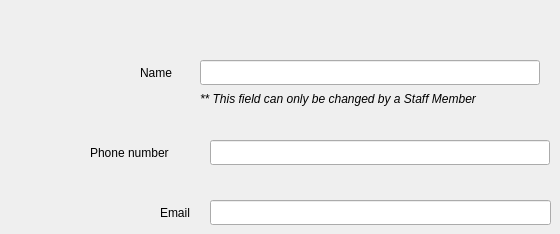
     <widget class="QWidget" name="tab_18">
      <attribute name="title">
       <string>Contact Information</string>
      </attribute>
      <widget class="QLabel" name="label_name_6">
       <property name="geometry">
        <rect>
         <x>140</x>
         <y>60</y>
         <width>39</width>
         <height>25</height>
        </rect>
       </property>
       <property name="text">
        <string>Name</string>
       </property>
      </widget>
      <widget class="QLabel" name="label_email_6">
       <property name="geometry">
        <rect>
         <x>160</x>
         <y>200</y>
         <width>37</width>
         <height>25</height>
        </rect>
       </property>
       <property name="text">
        <string>Email</string>
       </property>
      </widget>
      <widget class="QLineEdit" name="client_hamster_phoneNumber">
       <property name="geometry">
        <rect>
         <x>210</x>
         <y>140</y>
         <width>340</width>
         <height>25</height>
        </rect>
       </property>
       <property name="whatsThis">
        <string>phone_number</string>
       </property>
      </widget>
      <widget class="QLineEdit" name="client_hamster_name">
       <property name="geometry">
        <rect>
         <x>200</x>
         <y>60</y>
         <width>340</width>
         <height>25</height>
        </rect>
       </property>
       <property name="whatsThis">
        <string>name</string>
       </property>
      </widget>
      <widget class="QLineEdit" name="client_hamster_email">
       <property name="geometry">
        <rect>
         <x>210</x>
         <y>200</y>
         <width>341</width>
         <height>25</height>
        </rect>
       </property>
       <property name="whatsThis">
        <string>email</string>
       </property>
      </widget>
      <widget class="QLabel" name="label_phoneNumber_6">
       <property name="geometry">
        <rect>
         <x>90</x>
         <y>140</y>
         <width>97</width>
         <height>25</height>
        </rect>
       </property>
       <property name="text">
        <string>Phone number</string>
       </property>
      </widget>
      <widget class="QLabel" name="label_51">
       <property name="geometry">
        <rect>
         <x>200</x>
         <y>90</y>
         <width>351</width>
         <height>17</height>
        </rect>
       </property>
       <property name="font">
        <font>
         <italic>true</italic>
        </font>
       </property>
       <property name="text">
        <string>** This field can only be changed by a Staff Member</string>
       </property>
      </widget>
     </widget>
